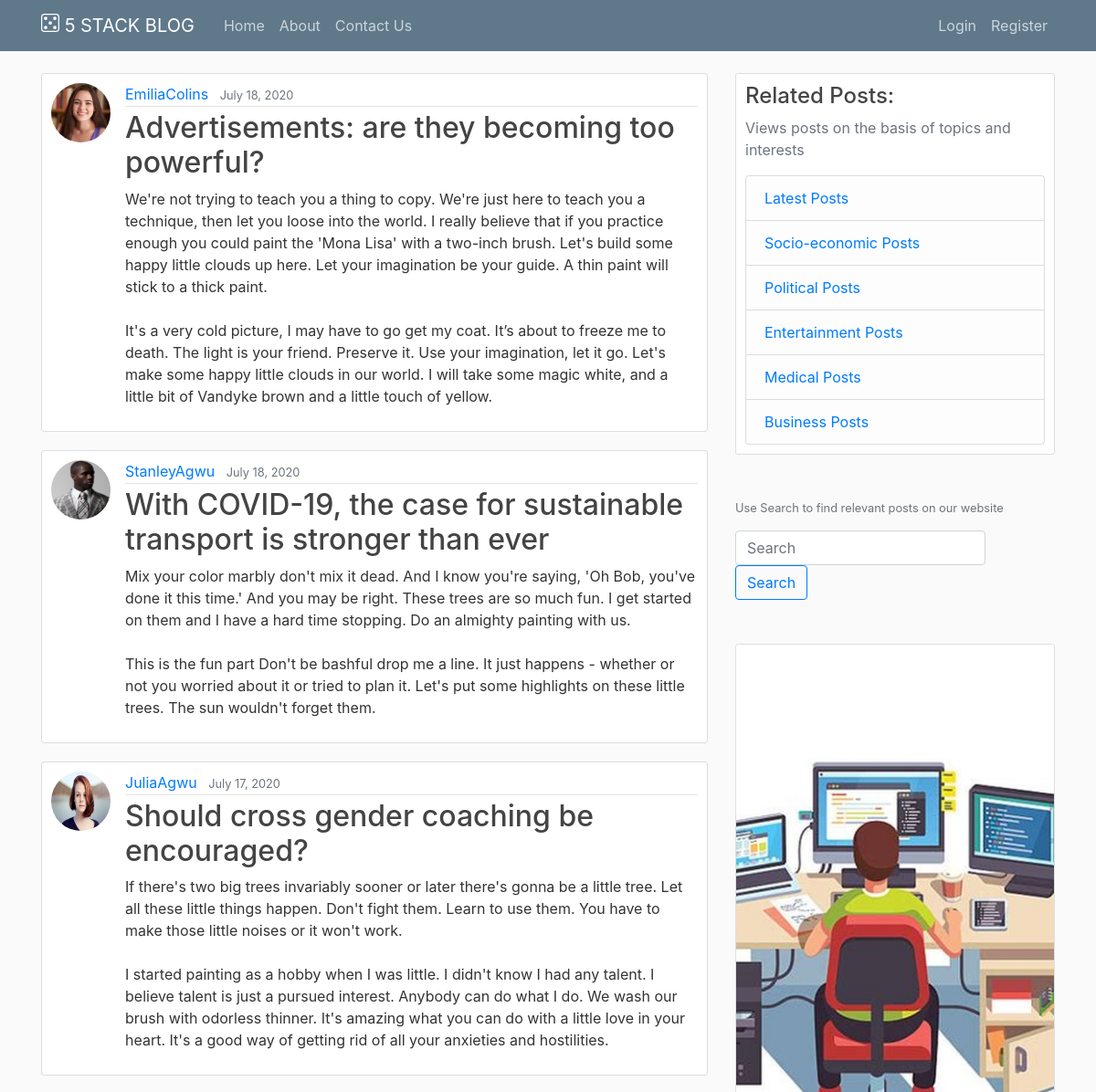
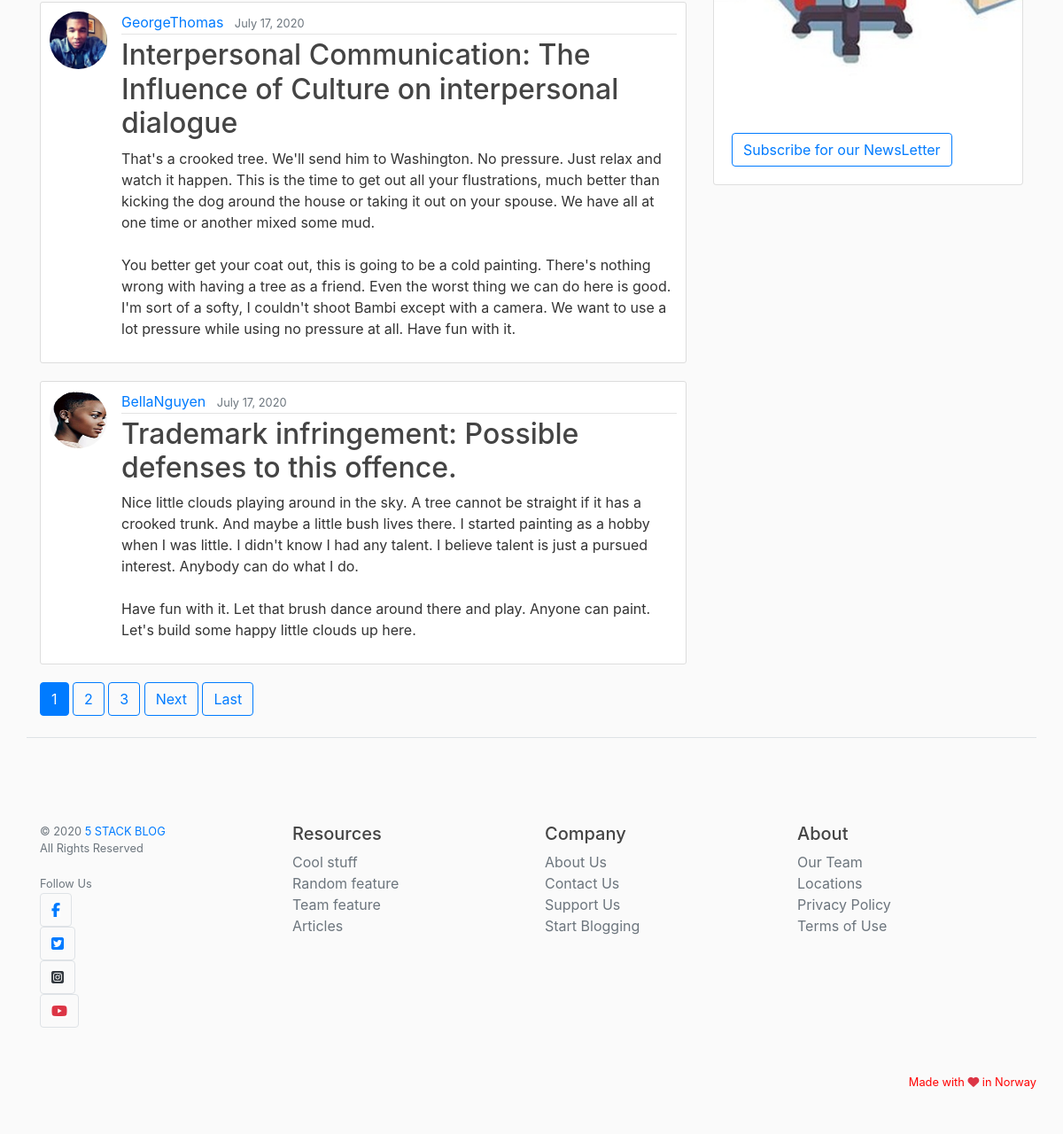
The page / on the database its author committed (2 pictures, top to bottom).
### blog/models.py (models this page shows, shortened)
class Post(models.Model):
	title = models.CharField(max_length=100)
	content = models.TextField()
	date_posted = models.DateTimeField(default=timezone.now)
	author = models.ForeignKey(User, on_delete=models.CASCADE)

### users/models.py (models this page shows, shortened)
class Profile(models.Model):
	user=models.OneToOneField(User, on_delete=models.CASCADE)
	image=models.ImageField(default="default.jpg", upload_to="profile_pics")

### blog/views.py (the view)
# urls.py: path('', PostListView.as_view(), name="blog-home"),
class PostListView(ListView):
	model=Post
	template_name="blog/home.html"
	context_object_name="posts"
	ordering=["-date_posted"]
	paginate_by = 5

### blog/templates/blog/home.html (shortened to what this page needs)
{% extends "blog/base.html" %}
{% block content %}
	{% for post in posts %}
		<article class="media content-section">
			<img class="rounded-circle article-img" src="{{ post.author.profile.image.url }}">
		  <div class="media-body">
		    <div class="article-metadata">
		      <a class="mr-2" href="{% url 'user-posts' post.author.username %}">{{ post.author }}</a>
		      <small class="text-muted">{{ post.date_posted|date:"F d, Y" }}</small>
		    </div>
		    <h2><a class="article-title" href="{% url 'post-detail' post.id %}">{{ post.title }}</a></h2>
		    <p class="article-content">{{ post.content }}</p>
		  </div>
		</article>
	{% endfor %}
	{% if is_paginated %}
		{% for num in page_obj.paginator.page_range %}
			{% if page_obj.number == num %}
				<a class="btn btn-primary mb-4" href="?page={{ num }}">{{ num }}</a>
			{% elif num > page_obj.number|add:'-3' and num < page_obj.number|add:'3' %}
				<a class="btn btn-outline-primary mb-4" href="?page={{ num }}">{{ num }}</a>
			{% endif %}
		{% endfor %}
		{% if page_obj.has_next %}
		<a class="btn btn-outline-primary mb-4" href="?page={{page_obj.next_page_number}}">Next</a>
		<a class="btn btn-outline-primary mb-4" href="?page={{ page_obj.paginator.num_pages}}">Last</a>
		{% endif %}
	{% endif %}
{% endblock content %}

### blog/templates/blog/base.html (shortened to what this page needs)
{% load static %}
<!DOCTYPE html>
<html>
<head>
    <link rel="stylesheet" href="https://maxcdn.bootstrapcdn.com/bootstrap/4.0.0/css/bootstrap.min.css">
    <link rel="stylesheet" type="text/css" href="{% static 'blog/main.css' %}">
</head>
<body>
	<header class="site-header">
	  <nav class="navbar navbar-expand-md navbar-dark bg-steel fixed-top">
	    <div class="container">
	    	<a class="navbar-brand mr-4 text-uppercase" href="{% url 'blog-home'%}">
            <span className="brand-text">5 stack Blog</a>
	      <div class="collapse navbar-collapse" id="navbarToggle">
	        <div class="navbar-nav mr-auto">
	          <a class="nav-item nav-link" href="{% url 'blog-home' %}">Home</a>
	          <a class="nav-item nav-link" href="{% url 'blog-about' %}">About</a>
	          <a class="nav-item nav-link" href="{% url 'blog-contact' %}">Contact Us</a>
	        </div>
	        <div class="navbar-nav">
	        	{% if user.is_authenticated %}
	        		<a class="nav-item nav-link" href="{% url 'post-create' %}">New Post</a>
	        		<a class="nav-item nav-link" href="{% url 'logout' %}">Logout</a>
	        		<a class="nav-item nav-link" href="{% url 'profile' %}">Profile</a>
	        	{% else %}
	          		<a class="nav-item nav-link" href="{% url 'login' %}">Login</a>
	          		<a class="nav-item nav-link" href="{% url 'register' %}">Register</a>
	          	{% endif %}
	        </div>
	      </div>
	    </div>
	  </nav>
	</header>
	<main role="main" class="container">
	  <div class="row">
	    <div class="col-lg-8">
	      {% block content %}{% endblock %}
	    </div>
	    <div class="col-lg-4">
	      <div class="content-section">
	        <h4>Related Posts:</h4>
	        <p class='text-muted'>Views posts on the basis of topics and interests</p>
	          <ul class="list-group">
	            <li class="list-group-item list-group-item-light"><a href="#"> Latest Posts </a></li>
	            <li class="list-group-item list-group-item-light"><a href="#">Socio-economic Posts </a></li>
	            <li class="list-group-item list-group-item-light"><a href="#">Political Posts </a></li>
	            <li class="list-group-item list-group-item-light"><a href="#">Entertainment Posts </a></li>
	            <li class="list-group-item list-group-item-light"><a href="#">Medical Posts </a></li>
	            <li class="list-group-item list-group-item-light"><a href="#">Business Posts </a></li>
	          </ul>
	       </div>
	    	<div class="my-md-5">
	       		<h6 class="mb-3"><small class="text-muted">Use Search to find relevant posts on our website</small></h6>
		          <form class="form-inline my-2 my-lg-0">
	      			<input class="form-control mr-sm-2" type="search" placeholder="Search" aria-label="Search">
	      			<span class="d-inline-block"><button class="btn btn-outline-primary my-2 my-sm-0" type="submit">Search</button></span>
	    		  </form>
	      	</div>
	      	<div class="card mt-5 mb-2">
  				<img class="card-img-top rounded-sm" src="{% static 'blog/newsLetter.jpg' %}" alt="Card image cap">
  				<div class="card-body">
    			<a href="#!" class="btn btn-outline-primary">Subscribe for our NewsLetter</a>
  			</div>
		</div>
	   </div>
	</main>
	<footer class="container py-5 mt-auto py-md-5 border-top">
      <div class="row">
        <div class="col-6 col-md-3 pt-5">
          <small class="d-block mb-3 text-muted">© 2020 <span class="footer-text text-uppercase"><a href="/"> 5 Stack Blog</a></span> <br/>All Rights Reserved</small>
          <div>
          	<small class="text-muted">Follow Us</small>
				<div><a class="btn btn-ht-facebook-blue btn-ht-xs border"
					target="_blank" href="https://facebook.com/" rel="nofollow"
					title="Share on Facebook"><i class="text-primary bg-white fab fa-facebook-f">
					</i></a></div>
				<div><a class="btn btn-ht-twitter-blue btn-ht-xs border"
					target="_blank" href="https://twitter.com/" rel="nofollow"
					title="Share on Twitter"><i class="text-primary bg-white fab fa-twitter-square">
					</i></a></div>
				<div><a class="btn btn-ht-instagram-blue btn-ht-xs border"
					target="_blank" href="https://instagram.com/" rel="nofollow"
					title="Share on Instagram"><i class="text-dark bg-white fab fa-instagram-square">
					</i></a></div>
				<div><a class="btn btn-ht-youtube-red btn-ht-xs border"
					target="_blank" href="https://youtube.com/" rel="nofollow"
					title="Share on Youtube"><i class="text-danger bg-white fab fa-youtube">
					</i></a></div>
          </div>
        </div>
        <div class="col-6 col-md-3 pt-5">
          <h5>Resources</h5>
          <ul class="list-unstyled text-small">
            <li><a class="text-muted" href="#">Cool stuff</a></li>
            <li><a class="text-muted" href="#">Random feature</a></li>
            <li><a class="text-muted" href="#">Team feature</a></li>
            <li><a class="text-muted" href="#">Articles</a></li>
          </ul>
        </div>
        <div class="col-6 col-md-3 pt-5">
          <h5>Company</h5>
          <ul class="list-unstyled text-small">
            <li><a class="text-muted" href="{% url 'blog-about' %}">About Us</a></li>
            <li><a class="text-muted" href="{% url 'blog-contact' %}">Contact Us</a></li>
            <li><a class="text-muted" href="{% url 'blog-contact' %}">Support Us</a></li>
            <li><a class="text-muted" href="{% url 'blog-contact' %}">Start Blogging</a></li>
          </ul>
        </div>
        <div class="col-6 col-md-3 pt-5">
          <h5>About</h5>
          <ul class="list-unstyled text-small">
            <li><a class="text-muted" href="{% url 'blog-about' %}">Our Team</a></li>
            <li><a class="text-muted" href="#">Locations</a></li>
            <li><a class="text-muted" href="#">Privacy Policy</a></li>
            <li><a class="text-muted" href="#">Terms of Use</a></li>
          </ul>
        </div>
      </div>
      <div class="row">
      	<div class="mt-5 ml-auto made">
      		<small>Made with <i class="fas fa-heart text-danger"></i> in Norway</small></div>
      	</div>
    </footer>
</body>
</html>

### blog/static/blog/main.css (style rules this page uses)
body { background: #fafafa; color: #333333; margin-top: 5rem; }
h1, h2, h3, h4, h5, h6 { color: #444444; }
ul { margin: 0; }
.bg-steel { background-color: #5f788a; }
.site-header .navbar-nav .nav-link { color: #cbd5db; }
.content-section { background: #ffffff; padding: 10px 10px; border: 1px solid #dddddd; border-radius: 3px; margin-bottom: 20px; }
.article-title { color: #444444; }
.article-content { white-space: pre-line; }
.article-img { height: 65px; width: 65px; margin-right: 16px; }
.article-metadata { padding-bottom: 1px; margin-bottom: 4px; border-bottom: 1px solid #e3e3e3 }
.made { color:red; }

### rows shown on the page
Post: author.profile.image (picture), author "EmiliaColins", date_posted "July 18, 2020", title "Advertisements: are they becoming too powerful?", content "We're not trying to teach you a thing to copy. We're just here to teach you a technique, then let you loose into the world. I really believe that if you practice enough you could paint the 'Mona Lisa' with a two-inch brush. Let's build some happy little clouds up here. Let your imagination be your guide. A thin paint will stick to a thick paint. It's a very cold picture, I may have to go get my coat. It’s about to freeze me to death. The light is your friend. Preserve it. Use your imagination, let it go. Let's make some happy little clouds in our world. I will take some magic white, and a little bit of Vandyke brown and a little touch of yellow."
Post: author.profile.image (picture), author "StanleyAgwu", date_posted "July 18, 2020", title "With COVID-19, the case for sustainable transport is stronger than ever", content "Mix your color marbly don't mix it dead. And I know you're saying, 'Oh Bob, you've done it this time.' And you may be right. These trees are so much fun. I get started on them and I have a hard time stopping. Do an almighty painting with us. This is the fun part Don't be bashful drop me a line. It just happens - whether or not you worried about it or tried to plan it. Let's put some highlights on these little trees. The sun wouldn't forget them."
Post: author.profile.image (picture), author "JuliaAgwu", date_posted "July 17, 2020", title "Should cross gender coaching be encouraged?", content "If there's two big trees invariably sooner or later there's gonna be a little tree. Let all these little things happen. Don't fight them. Learn to use them. You have to make those little noises or it won't work. I started painting as a hobby when I was little. I didn't know I had any talent. I believe talent is just a pursued interest. Anybody can do what I do. We wash our brush with odorless thinner. It's amazing what you can do with a little love in your heart. It's a good way of getting rid of all your anxieties and hostilities."
Post: author.profile.image (picture), author "GeorgeThomas", date_posted "July 17, 2020", title "Interpersonal Communication: The Influence of Culture on interpersonal dialogue", content "That's a crooked tree. We'll send him to Washington. No pressure. Just relax and watch it happen. This is the time to get out all your flustrations, much better than kicking the dog around the house or taking it out on your spouse. We have all at one time or another mixed some mud. You better get your coat out, this is going to be a cold painting. There's nothing wrong with having a tree as a friend. Even the worst thing we can do here is good. I'm sort of a softy, I couldn't shoot Bambi except with a camera. We want to use a lot pressure while using no pressure at all. Have fun with it."
Post: author.profile.image (picture), author "BellaNguyen", date_posted "July 17, 2020", title "Trademark infringement: Possible defenses to this offence.", content "Nice little clouds playing around in the sky. A tree cannot be straight if it has a crooked trunk. And maybe a little bush lives there. I started painting as a hobby when I was little. I didn't know I had any talent. I believe talent is just a pursued interest. Anybody can do what I do. Have fun with it. Let that brush dance around there and play. Anyone can paint. Let's build some happy little clouds up here."

### other values the page prints
{{ num }} "1"
{{ num }} "2" "3"
